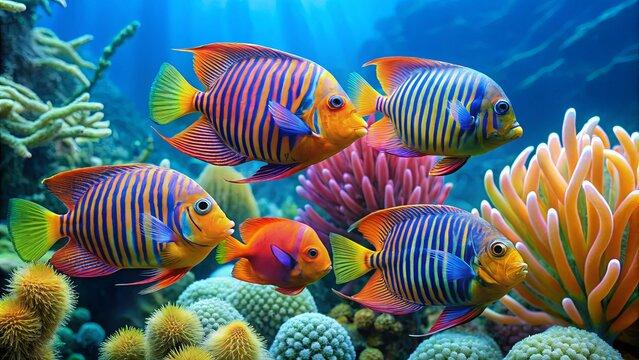
#> input picture Chuong2/Chuong2/Phan2/images/pic_fish.jpg, 639 x 360 px
$ jupyter execute --allow-errors Chuong2_Phan2_Xulyanh_Public.ipynb
#> lines starting #> are read from the running program, lines starting #| are printed output that depends on the picture; after the words box and inside, x2 and y2 are one past the last pixel; in counts of white or black regions, pixels touching at a corner belong together
<center>

    <h1>MÔN HỌC: THỊ GIÁC MÁY TÍNH (7080518)</h1>
<h2> Chương 2: XỬ LÝ VÀ NÂNG CAO CHẤT LƯỢNG ẢNH - Phần 2</h2>
</center>

---
Xử lý ảnh (Image processing): là quá trình tạo ra ảnh mới từ ảnh có sẵn, VD: tăng độ sáng, cắt ảnh, khử nhiễu,… không tập trung vào việc hiểu nội dung của bức ảnh.

**Nội dung bài học - phần 2:**

**II. Cải thiện chất lượng ảnh:**

1. Cơ bản về cải thiện chất lượng ảnh
2. Các phép toán trên điểm ảnh:
    * Đảo ảnh
    * Biến đổi gama
    * Chuyển đổi ảnh nhị phân (cắt ngưỡng)
    * Câng bằng sáng histogram
---
*Copyright @dangvannam.FIT.HUMG*

[cell 1]
#Khai báo sử dụng thư viện:
import numpy as np
import matplotlib.pyplot as plt
import cv2
print('Version OpenCV:', cv2.__version__)

## 2.1 Đảo ảnh
---
Với các ảnh có mức xám trong vùng [0,N]
thực hiện thao tác xử lý điểm ảnh có dạng s = N - r trong đó:
* s: là điểm ảnh đã xử lý
* r: điểm đầu vào
* N: mức xám cực đại

[cell 2]
#Đọc ảnh xám: Pic_cat.jpg


#Thực hiện Đảo ảnh:


#Hiển thị kết quả ảnh trước và sau khi đảo ảnh:

[cell 3]
#Pixel ảnh gốc:

[cell 4]
#Pixel ảnh đảo:

[cell 5]
#Ứng dụng Đảo ảnh trong Y tế: pic_healthcare.tif
#Đọc ảnh gốc:

[cell 6]
#Trường hợp đảo ảnh màu: pic_color.jpg

## THỰC HÀNH 2.4:
---
**Yêu cầu 1:** Sinh viên đọc ảnh images/Thuchanh2_4.jpeg dạng ảnh xám và hiển thị ảnh

**Yêu cầu 2:** Thực hiện đảo ảnh và hiển thị kết quả. Lưu file ảnh đã đảo vào thư mục Saves/MSV_daoanh.jpg

[cell 7]
#{SINH VIÊN VIẾT CODE Ở ĐÂY}

## 2.2 Biến đổi hàm mũ
---
Phép toán biến đổi ảnh bằng hàm mũ có dạng:

**s = c * r^a**

Trong đó:
* s: điểm ảnh đã xử lý
* r: điểm ảnh ban đầu
* c,a: các hằng số

**s = c * pow(img,a)**

[cell 8]
#Đọc ảnh gốc ở chế độ ảnh Xám: pic_sanbay.tif


#Thực hiện biến đổi ảnh với hàm mũ:


#Hiển thị kết quả trước và sau khi biến đổi:

[cell 9]
#Pixel Ảnh gốc:

[cell 10]
#Pixel Ảnh sau biến đổi Gamma:

[cell 11]
#Viết hàm xử lý ảnh với hàm mũ:

[cell 12]
#Biến đổi ảnh với hàm mũ sử dụng các tham số khác nhau:

## THỰC HÀNH 2.5:
---
**Yêu cầu 1:** Sinh viên đọc ảnh images/Thuchanh2_5.jpg ở dạng xám

**Yêu cầu 2:** Thiết lập tham số c, a phù hợp để tăng cường chất lượng ảnh và hiển thị kết quả (slide). Lưu file ảnh đã  đổi vào thư mục Saves/MSV_gamma.jpg

[cell 13]
#{SINH VIÊN VIẾT CODE Ở ĐÂY}

## 2.3 Chuyển đổi sang ảnh nhị phân (cắt ngưỡng)
---
Sử dụng một ngưỡng (threshold) T để xử lý. Nếu:
* r<T thì s=0
* r>=T thì s=N (hoặc s = 1)

Ảnh là một ma trận nên có thể sử dụng các Hàm với ma trận của thư viên Numpy
- np.where(img<T, a, b): điều kiện đúng trả về a, sai trả về b

[cell 14]
#Đọc ảnh xám: pic_fish.jpg

img_fish = cv2.imread('images/pic_fish.jpg',0)
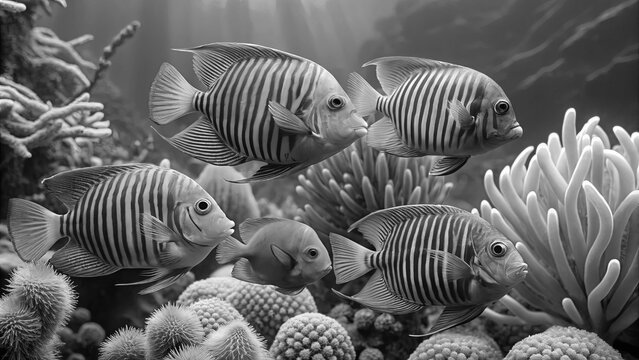
#> img_fish: shape (360, 639); min 0, max 255, mean 102.3


#Thực hiện cắt ngưỡng ảnh:
T = 127
img_fish_T = np.where(img_fish<T,0,255)
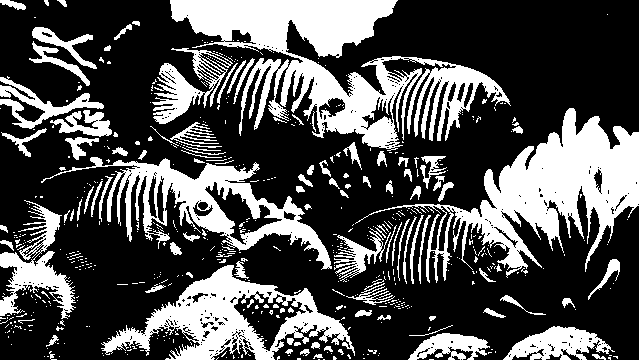
#> img_fish_T: shape (360, 639) int64; 31.4% white; 583 white regions (478 under 20 px), largest, box (x1, y1, x2, y2) and area: (170, 0, 511, 151) 19032, (355, 108, 639, 283) 14880, (101, 265, 355, 360) 8634


#Hiển thị kết quả trước và sau khi cắt ngưỡng:
plt.figure(figsize=(10,5))
plt.subplot(1,2,1)
plt.imshow(img_fish,cmap='gray')
plt.title('Ảnh Gốc')
plt.figure(figsize=(10,5))
plt.subplot(1,2,2)
plt.imshow(img_fish_T,cmap='gray')

plt.show()

[cell 15]
#Pixel ảnh gốc:
img_fish

[cell 16]
#Pixel ảnh sau cắt ngưỡng:
img_fish_T

### Trong openCV cũng xây dựng phương thức thực hiện việc cắt ngưỡng: Simple Thresholding

ret,thresh1 = cv2.threshold(img,T,max,type)

trong đó:
* img: ảnh gốc
* T: giá trị ngưỡng
* max: giá trị đc gán nếu > ngưỡng T
* type: Loại xử lý cắt ngưỡng

[cell 17]
#Sử dụng phương thức threshold của OpenCV để cắt ngưỡng:

ret,pic = cv2.threshold(img_fish,100,255,cv2.THRESH_BINARY)
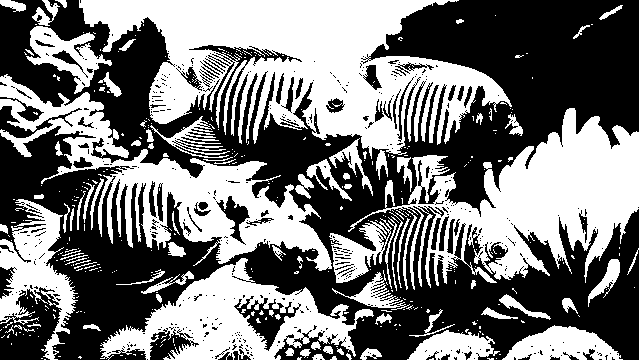
#> pic: shape (360, 639); 46.5% white; 382 white regions (298 under 20 px), largest, box (x1, y1, x2, y2) and area: (79, 0, 512, 159) 33642, (348, 108, 639, 290) 21190, (0, 74, 332, 271) 17201

plt.imshow(pic,cmap='gray')
plt.show()
#Hiển thị kết quả cắt ngưỡng với threshold:

Thuật toán sample thresholding của opencv còn có 1 tham số quan trọng là loại ngưỡng (type). opencv hỗ trợ 8 loại là: THRESH_BINARY, THRESH_BINARY_INV, THRESH_TRUNC, THRESH_TOZERO, THRESH_TOZERO_INV, THRESH_MASK, THRESH_OTSU, THRESH_TRIANGLE. Ý nghĩa của từng loại như sau:

* THRESH_BINARY: Có thể dịch là ngưỡng nhị phân. Ý nghĩa y hệt những gì đề cập ở trên.

* THRESH_BINARY_INV: Ngưỡng nhị phân đảo ngược. Có thể hiểu là nó sẽ đảo ngược lại kết quả của THRESH_BINARY.

* THRESH_TRUNC: Những giá trị điểm ảnh bé hơn ngưỡng sẽ giữ nguyên giá trị, những điểm ảnh lớn hơn hoặc bằng ngưỡng sẽ được gán lại là maxvalue.

* THRESH_TOZERO: Những điểm ảnh bé hơn ngưỡng sẽ bị gán thành 0, những điểm còn lại giữ nguyên.

* THRESH_TOZERO_INV: Những điểm ảnh nhỏ hơn giá trị ngưỡng sẽ được giữ nguyên, những điểm ảnh còn lại sẽ bị gán thành 0.

#> (a cell that did not finish here is left out)

## THỰC HÀNH 2.6:
---
**Yêu cầu 1:** Sinh viên đọc ảnh images/Thuchanh2_6.jpg ở dạng xám

**Yêu cầu 2:** Thực hiện cắt ngưỡng ảnh với (Type = cv2.THRESH_BINARY) lần lượt với T = 50, 100, 150. Hiển thị kết quả như slide minh hoạ. Lưu ảnh vào thư mục Saves

**Yêu cầu 3:** Thiết lập T = 75. Thực hiện cắt ngưỡng với Type = cv2.THRESH_TRUNC, cv2.THRESH_BINARY_INV, cv2.THRESH_TOZERO. Hiển thị kết quả như slide minh hoạ. Lưu ảnh vào thư mục Saves

[cell 19]
#{SINH VIÊN VIẾT CODE Ở ĐÂY}

## 2.2 Cân bằng sáng sử dụng cân bằng Histogram (Histogram equalization)
---

* Biểu đồ Histogram của ảnh là một dạng biểu đồ biểu diễn sự phân bố của số lượng điểm ảnh tương ứng với mức độ sáng tối của bức ảnh.

* Trong đó, trục dọc biểu diễn số lượng điểm ảnh, các đỉnh càng cao thì càng có nhiều điểm ảnh ở khu vực đó và độ chi tiết càng nhiều.
* Trục ngang tính từ trái qua phải với mốc giá trị từ 0 đến 255 biểu diễn độ sáng của mỗi khu vực ảnh. Gốc giá trị 0 được coi là tối nhất tựa như màu đen tuyền trong khi càng dịch sang phải giá trị này càng tăng, ngọn sáng nhất của ánh sáng ở giá trị 255.

Để tính được Histogram của một ảnh, ta có thể dùng một trong các hàm sau:

* cv2.calcHist() - https://docs.opencv.org/2.4/modules/imgproc/doc/histograms.html
* plt.hist() - https://matplotlib.org/api/_as_gen/matplotlib.pyplot.hist.html

[cell 20]
#Đọc ảnh Xám: pic_fish.jpg


#Hiển thị ảnh và histogram của ảnh:
plt.hist(img_fish.ravel(),bins=255)
plt.title('BIỂU ĐỒ HISTOGRAM CỦA ẢNH (2121050054)')
plt.show()
#> figure, not shown here; tallest bar 2111 high, from x = 90 to 91

#> (a cell that did not finish here is left out)

[cell 22]
#Đọc ảnh và xem Histogram của ảnh màu
img_color= cv2.imread('images/pic_color.jpg')
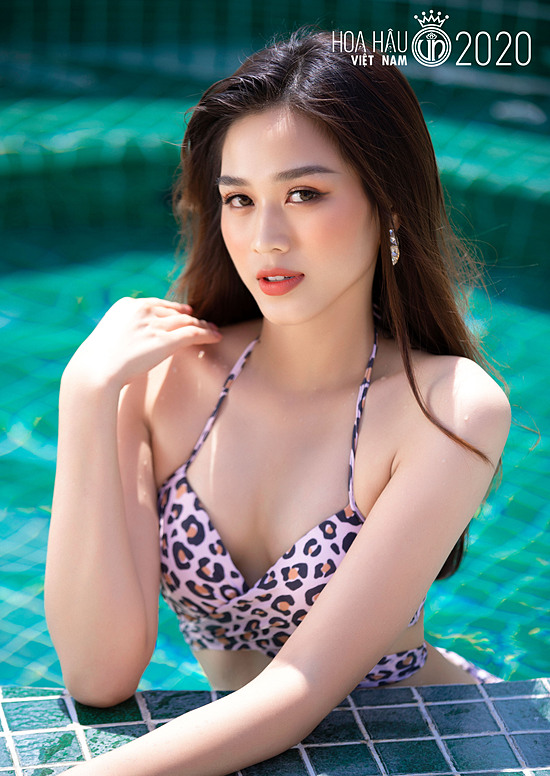
#> input picture Chuong2/Chuong2/Phan2/images/pic_color.jpg, 550 x 776 px
#> img_color is the input picture: shape (776, 550, 3); mean B, G, R 123.6, 127.2, 103.8

#Hiển thị kết quả:
plt.figure(figsize=(10,10))
plt.subplot(2, 1, 1)
plt.imshow(cv2.cvtColor(img_color,cv2.COLOR_BGR2RGB))
plt.title('Ảnh màu R G B')

#Đối với ảnh màu, ta có thể xem Histogram của từng kênh màu
plt.subplot(2, 1, 2)
color = ('b','g','r')

for i,col in enumerate(color):
    histr = cv2.calcHist([img_color],[i],None,[256],[0,256])
    plt.plot(histr,color = col,label = 'Kênh ' + col)
    plt.xlim([0,256])
plt.title('Biểu đồ Histogram của ảnh theo từng kênh màu')
plt.legend()
plt.grid()

plt.show()
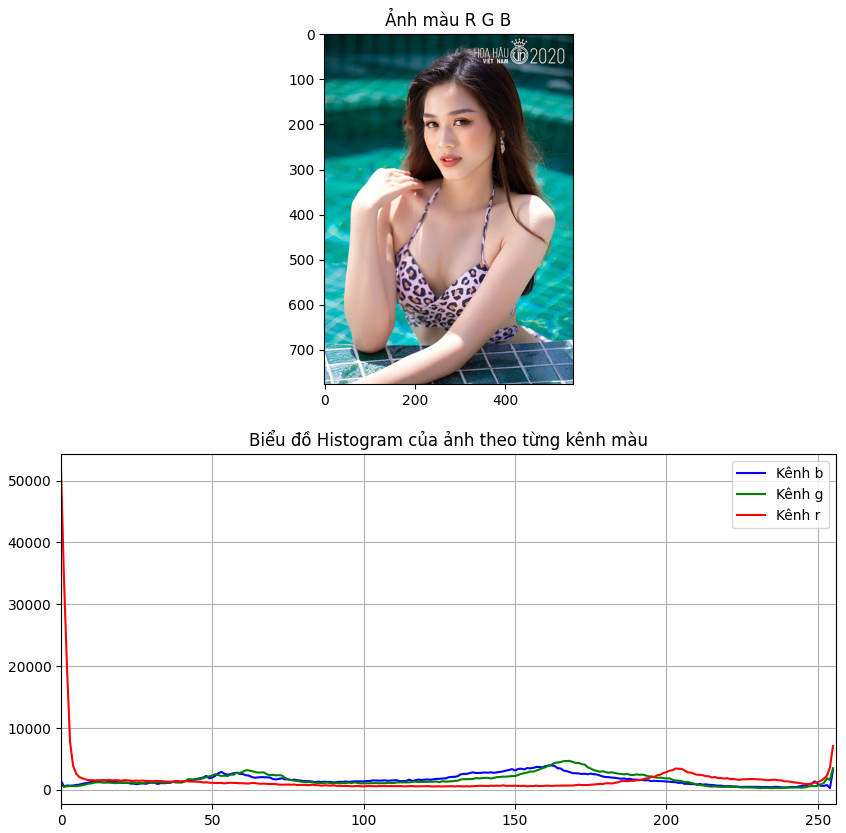
#> figure drawn by matplotlib, 2 panels; panel 2: curve peaks at x = 162, y = 3966; panel 2: curve peaks at x = 168, y = 4695; panel 2: curve peaks at x = 0, y = 51715

### Dựa vào Histogram có thể biết được bức ảnh là tối (dark) hay sáng (bright).
---

[cell 23]
#Đọc ảnh pic1.jpg và hiển thị biểu đồ histogram:

[cell 24]
#Đọc ảnh pic2 và hiển thị biểu đồ histogram:

### Thực hiện cân bằng sáng
---
OpenCV hỗ trợ hàm:

cv2.equalizeHist() để cân bằng sáng.

Trên ảnh gray sử dụng trực tiếp phương thức cv2.equlizeHist() để cân bằng trên toàn bộ ảnh. (ko có tác dụng khi cân bằng sáng cho ảnh nhị phân)

[cell 25]
#Thực hiện cân bằng sáng với ảnh Tối:

[cell 26]
#Thực hiện cân bằng sáng với ảnh Sáng:

**Để cân bằng sáng trên ảnh màu:**
* Convert sang không gian YUV, trong đó Y là độ sáng (luma hay brightness), U và V là kênh màu.
* Áp dụng equalizeHist trên kênh Y
* Convert trở về RGB (hoặc BGR tuỳ ảnh gốc)

[cell 27]
#Đọc ảnh màu:
img_bgr = cv2.imread('images/pic_fish.jpg')
#> img_bgr is the input picture: shape (360, 639, 3); mean B, G, R 117.6, 108.7, 84.1

#Chuyển đổi từ hệ màu BGR sang YUV:
img_yuv = cv2.cvtColor(img_bgr,cv2.COLOR_BGR2YUV)
#> img_yuv: shape (360, 639, 3); mean of channels 0, 1, 2 102.4, 135.5, 112

#Cân bằng sáng trên kênh Y:
img_yuv[:,:,0] = cv2.equalizeHist(img_yuv[:,:,0])
#> img_yuv: shape (360, 639, 3); mean of channels 0, 1, 2 128.2, 135.5, 112

#chuyển đổi ngược ảnh đã cân bằng từ hệ YUV  về BGR:
img_bgr2 = cv2.cvtColor(img_yuv,cv2.COLOR_YUV2BGR)
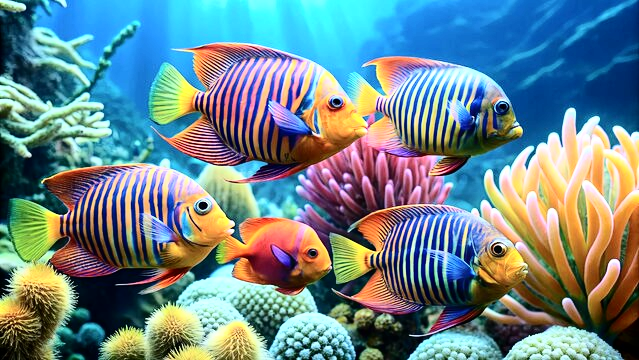
#> img_bgr2: shape (360, 639, 3); mean B, G, R 139.8, 134.2, 108.5

#Hiển thị ảnh gốc và ảnh đã cân bằng sáng:
plt.figure(figsize=(10,5))
plt.subplot(1, 2, 1)
plt.imshow(cv2.cvtColor(img_bgr,cv2.COLOR_BGR2RGB))
plt.title('Ảnh màu Gốc')

plt.subplot(1, 2, 2)
plt.imshow(cv2.cvtColor(img_bgr2,cv2.COLOR_BGR2RGB))
plt.title('Ảnh màu đã cân bằng')

plt.show()
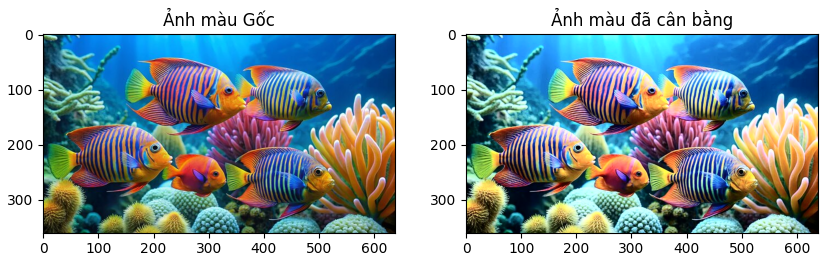
#> figure drawn by matplotlib, 2 panels

## THỰC HÀNH 2.7:
---

* Yêu cầu 1: Sinh viên đọc ảnh images/Thuchanh2_6.jpg ở dạng ảnh xám. Thực hiện cân bằng sáng trên ảnh Xám, hiển thị ảnh gốc và ảnh sau cần bằng cùng với Histogram tương ứng của mỗi ảnh.
* Yêu cầu 2: Sinh viên đọc ảnh images/Thuchanh2_6.jpg ở dạng ảnh màu. Thực hiện cân bằng sáng trên ảnh màu, hiển thị ảnh gốc và ảnh sau cần bằng ở dạng ảnh màu.
* Yêu cầu 3: Lưu ảnh xám và ảnh màu đã cân bằng vào thư mục images/Saves.

[cell 28]
#{SINH VIÊN VIẾT CODE Ở ĐÂY}

### Note: Equalize Histogram:
---
Tuy nhiên không phải lúc nào Equalize Histogram toàn bộ ảnh cũng giúp đạt kết quả mong muốn

[cell 29]
#Đọc ảnh xám:
img_25 = cv2.imread('images/pic_statue.jpg',0)
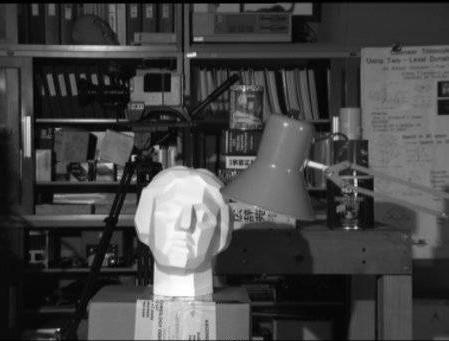
#> input picture Chuong2/Chuong2/Phan2/images/pic_statue.jpg, 449 x 341 px
#> img_25 is the input picture: shape (341, 449); min 0, max 255, mean 68

#Thực hiện cân bằng sáng với phương thức equalizeHist():
img_equ2 = cv2.equalizeHist(img_25)
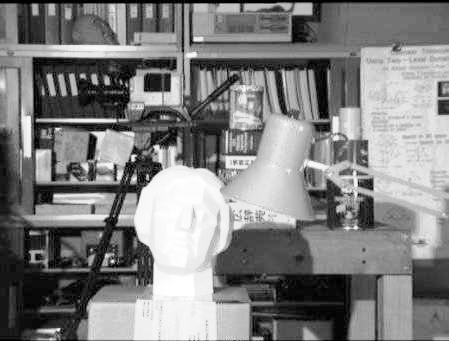
#> img_equ2: shape (341, 449); min 0, max 255, mean 128.2

#Hiển thị ảnh và Histogram tương ứng.
#Ảnh 1
plt.figure(figsize=(12,6))
plt.subplot(1, 2, 1)
plt.imshow(img_25, cmap='gray')
plt.title('Ảnh Gốc')

plt.subplot(1, 2, 2)
plt.imshow(img_equ2, cmap='gray')
plt.title('Ảnh đã cân bằng sáng ')
plt.show()

Để giải quyết trường hợp này, ta cần dùng một phương pháp Histogram Equalization đặc biệt. Ảnh sẽ được chia thành các khối viên gạch "tiles" nhỏ (tileSize default của OpenCV là 8x8). Sau đó mỗi khối này được Equalize Histogram riêng. Nhờ đó histogram sẽ chỉ giới hạn trong một vùng nhỏ.

Thư viện OpenCV cung cấp hàm: CLAHE (Contrast Limited Adaptive Histogram Equalization)

cv2.createCLAHE() - https://docs.opencv.org/3.3.0/d7/dbd/group__imgproc.html#gad689d2607b7b3889453804f414ab1018

[cell 30]
clahe = cv2.createCLAHE(clipLimit=3.0, tileGridSize=(15,15))
img_clahe = clahe.apply(img_25)
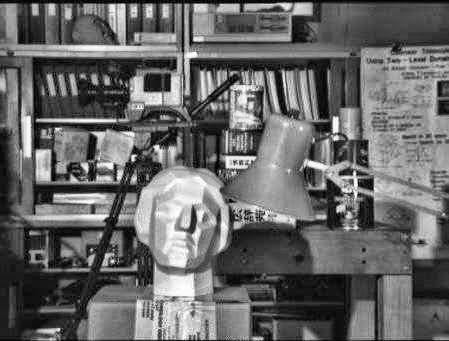
#> img_clahe: shape (341, 449); min 1, max 255, mean 103.2

#Hiển thị ảnh:
plt.figure(figsize=(12,6))
plt.subplot(1, 2, 1)
plt.imshow(img_25, cmap='gray')
plt.title('Ảnh Gốc')

plt.subplot(1, 2, 2)
plt.imshow(img_clahe, cmap='gray')
plt.title('Ảnh đã cân bằng sáng CLAHE ')
plt.show()
